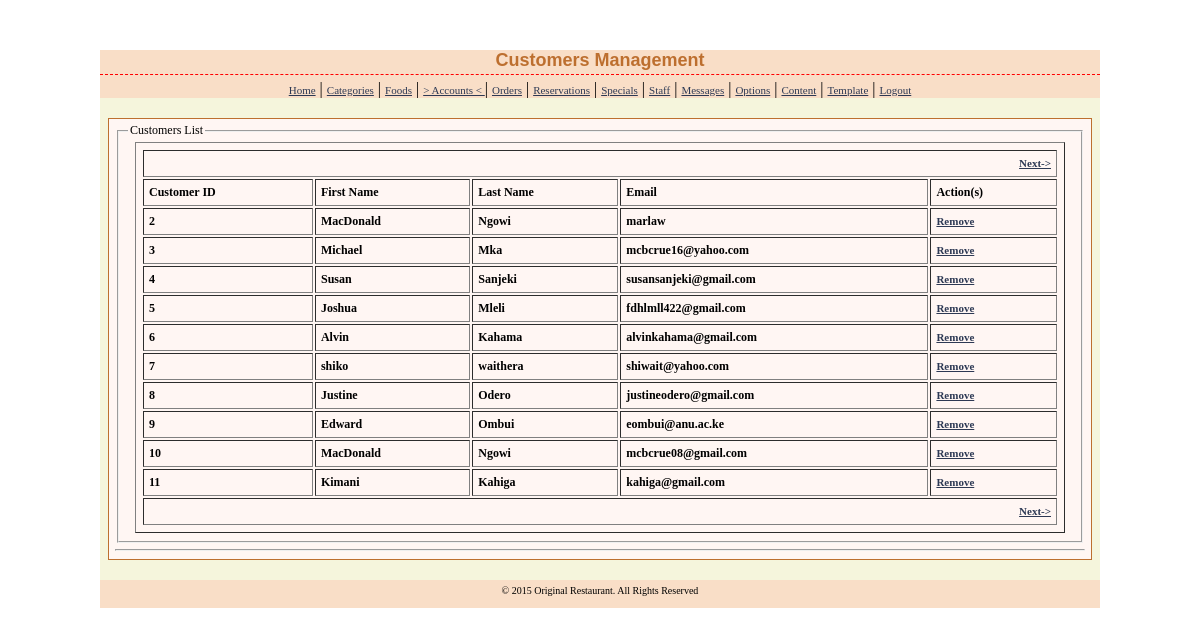
The app's page /admin/accounts.php (signed in) with its own data.
### tables this page shows
CREATE TABLE IF NOT EXISTS `members` (
  `member_id` int(11) unsigned NOT NULL AUTO_INCREMENT,
  `firstname` varchar(100) DEFAULT NULL,
  `lastname` varchar(100) DEFAULT NULL,
  `login` varchar(100) NOT NULL DEFAULT '',
  `passwd` varchar(32) NOT NULL DEFAULT '',
  `question_id` int(5) NOT NULL,
  `answer` varchar(45) NOT NULL,
  PRIMARY KEY (`member_id`)
);

CREATE TABLE IF NOT EXISTS `content` (
  `content_id` int(1) NOT NULL DEFAULT '1',
  `display_name` varchar(55) NOT NULL DEFAULT 'undefined',
  `home_title` varchar(100) NOT NULL DEFAULT 'undefined',
  `home_subtitle` varchar(1000) NOT NULL DEFAULT 'undefined',
  `about_description` varchar(2500) NOT NULL DEFAULT 'undefined',
  `about_mission` varchar(2500) NOT NULL DEFAULT 'undefined',
  `about_vision` varchar(2500) NOT NULL DEFAULT 'undefined',
  `contacts` varchar(250) NOT NULL DEFAULT 'undefined',
  `contact_location` varchar(45) NOT NULL DEFAULT 'undefined',
  `specials_description` varchar(1000) NOT NULL DEFAULT 'undefined',
  `myaccount_description` varchar(1000) NOT NULL DEFAULT 'undefined',
  `myprofile_description` varchar(1000) NOT NULL DEFAULT 'undefined',
  `inbox_description` varchar(1000) NOT NULL DEFAULT 'undefined',
  `tables_description` varchar(1000) NOT NULL DEFAULT 'undefined',
  `partyhalls_description` varchar(1000) NOT NULL DEFAULT 'undefined',
  `rating_description` varchar(1000) NOT NULL DEFAULT 'undefined',
  `others_address` varchar(1000) NOT NULL DEFAULT 'undefined',
  `others_loggedout` varchar(1000) NOT NULL DEFAULT 'undefined',
  `others_accessdenied` varchar(1000) NOT NULL DEFAULT 'undefined',
  PRIMARY KEY (`content_id`)
);

### admin/locale.php (called while the page is built, shortened)
<?php
    $content=mysql_query("SELECT * FROM content");
	if ($content){
		$content_active=mysql_fetch_array($content);
		$name = $content_active['display_name'];
			}
		else{
			die("Something went wrong while loading content ... the MySql error is " . mysql_error());
		}
?>

### admin/accounts.php (the view, shortened to what this page needs)
<?php
	require_once('locale.php');
?>
<?PHP
if (!isset($_GET['startrow']) or !is_numeric($_GET['startrow'])) {
  $startrow = 0;
} else {
  $startrow = (int)$_GET['startrow'];
}
?>
<?php
$result=mysql_query("SELECT * FROM members LIMIT $startrow, 10")
or die("There are no records to display ... \n" . mysql_error());
?>
<!DOCTYPE html>
<html>
<head>
	<link href="stylesheets/admin_styles.css" rel="stylesheet" type="text/css" />
</head>
	<body>
		<div id="page">
		<div id="header">
		<h1>Customers Management </h1>
		<a href="index.php">Home</a> | <a href="categories.php">Categories</a> | <a href="foods.php">Foods</a> | <a href="accounts.php"> > Accounts < </a> | <a href="orders.php">Orders</a> | <a href="reservations.php">Reservations</a> | <a href="specials.php">Specials</a> | <a href="allocation.php">Staff</a> | <a href="messages.php">Messages</a> | <a href="options.php">Options</a> | <a href="content.php">Content</a> | <a href="template.php">Template</a> | <a href="logout.php">Logout</a>
		</div>
		<div id="container">
			<fieldset><legend>Customers List</legend>
				<table border="1" width="930" align="center">
					<tr>
						<td colspan="5" align="right">
							<?PHP
							$prev = $startrow - 10;
							if ($prev < 0)
							echo '<a href="'.$_SERVER['PHP_SELF'].'?startrow='.($startrow+10).'">Next-></a>';
							?>
						</td>
					</tr>
					<tr>
					<th>Customer ID</th>
					<th>First Name</th>
					<th>Last Name</th>
					<th>Email</th>
					<th>Action(s)</th>
					</tr>
					<?php
					while ($row=mysql_fetch_array($result)){
					echo "<tr>";
					echo "<td>" . $row['member_id']."</td>";
					echo "<td>" . $row['firstname']."</td>";
					echo "<td>" . $row['lastname']."</td>";
					echo "<td>" . $row['login']."</td>";
					echo '<td><a href="delete-member.php?id=' . $row['member_id'] . '">Remove</a></td>';
					echo "</tr>";
					}
					?>
					<tr>
						<td colspan="5" align="right">
							<?PHP
							$prev = $startrow - 10;
							if ($prev < 0)
							echo '<a href="'.$_SERVER['PHP_SELF'].'?startrow='.($startrow+10).'">Next-></a>';
							?>
						</td>
					</tr>
				</table>
			</fieldset>
		<hr>
		</div>
		<div id="footer">
		<div class="bottom_addr">&copy; <?php echo date("Y") . " " . $name ?>. All Rights Reserved</div>
		</div>
		</div>
	</body>
</html>

### admin/stylesheets/admin_styles.css (style rules this page uses)
.bottom_addr { font-size: 11px; color: #000; padding: 5px 0 12px 0; text-align:center; font-size:10px; }
h1 { color: #bd6f2f; margin: 0px 0px 5px; padding: 0px 0px 3px; font: bold 18px Verdana, Arial, Helvetica, sans-serif; border-bottom: 1px dashed red; text-align:center; }
a { color: #2D3954; font-size: 11px; }
table,th,td { font-weight: bold; padding:5px; }
#page { width:1000px; margin:0 auto; margin-top:50px; padding-top:0px; background: beige; height:auto; }
#header { text-align:center; background:#f9dec7; }
#container { border:#bd6f2f solid 1px; padding:4px 6px 2px 6px; width:970px; margin:0 auto; background:#fff6f3; font-size:12px; text-align:justify; margin-top:20px; }
#footer { width:1000px; margin:0 auto; margin-top:20px; background:#f9dec7; }

### records on screen
members: member_id "2", firstname "MacDonald", lastname "Ngowi", login "marlaw"
members: member_id "3", firstname "Michael", lastname "Mka", login "mcbcrue16@yahoo.com"
members: member_id "4", firstname "Susan", lastname "Sanjeki", login "susansanjeki@gmail.com"
members: member_id "5", firstname "Joshua", lastname "Mleli", login "fdhlmll422@gmail.com"
members: member_id "6", firstname "Alvin", lastname "Kahama", login "alvinkahama@gmail.com"
members: member_id "7", firstname "shiko", lastname "waithera", login "shiwait@yahoo.com"
members: member_id "8", firstname "Justine", lastname "Odero", login "justineodero@gmail.com"
members: member_id "9", firstname "Edward", lastname "Ombui", login "eombui@anu.ac.ke"
members: member_id "10", firstname "MacDonald", lastname "Ngowi", login "mcbcrue08@gmail.com"
members: member_id "11", firstname "Kimani", lastname "Kahiga", login "kahiga@gmail.com"
content: display_name "Original Restaurant"
